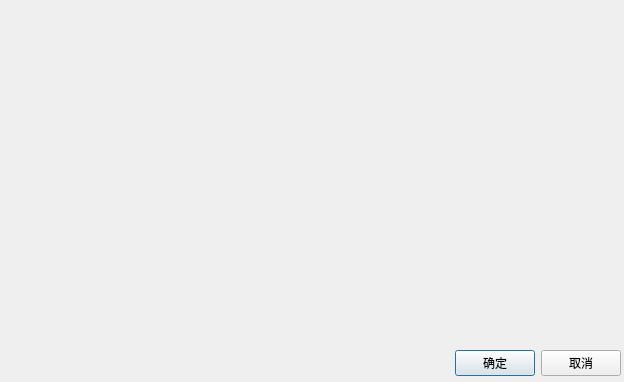
<?xml version="1.0" encoding="UTF-8"?>
<ui version="4.0">
 <class>qgsLayerQueryBaseDialog</class>
 <widget class="QDialog" name="qgsLayerQueryBaseDialog">
  <property name="geometry">
   <rect>
    <x>0</x>
    <y>0</y>
    <width>624</width>
    <height>382</height>
   </rect>
  </property>
  <property name="windowTitle">
   <string>Dialog</string>
  </property>
  <layout class="QVBoxLayout" name="verticalLayout_2">
   <property name="spacing">
    <number>3</number>
   </property>
   <property name="leftMargin">
    <number>3</number>
   </property>
   <property name="topMargin">
    <number>3</number>
   </property>
   <property name="rightMargin">
    <number>3</number>
   </property>
   <property name="bottomMargin">
    <number>3</number>
   </property>
   <item>
    <layout class="QVBoxLayout" name="verticalLayout">
     <item>
      <spacer name="verticalSpacer">
       <property name="orientation">
        <enum>Qt::Vertical</enum>
       </property>
       <property name="sizeHint" stdset="0">
        <size>
         <width>20</width>
         <height>40</height>
        </size>
       </property>
      </spacer>
     </item>
    </layout>
   </item>
   <item>
    <layout class="QHBoxLayout">
     <property name="spacing">
      <number>6</number>
     </property>
     <property name="leftMargin">
      <number>0</number>
     </property>
     <property name="topMargin">
      <number>0</number>
     </property>
     <property name="rightMargin">
      <number>0</number>
     </property>
     <property name="bottomMargin">
      <number>0</number>
     </property>
     <item>
      <spacer>
       <property name="orientation">
        <enum>Qt::Horizontal</enum>
       </property>
       <property name="sizeHint" stdset="0">
        <size>
         <width>131</width>
         <height>31</height>
        </size>
       </property>
      </spacer>
     </item>
     <item>
      <widget class="QPushButton" name="pbOk">
       <property name="text">
        <string>确定</string>
       </property>
      </widget>
     </item>
     <item>
      <widget class="QPushButton" name="pbCancel">
       <property name="text">
        <string>取消</string>
       </property>
      </widget>
     </item>
    </layout>
   </item>
  </layout>
 </widget>
 <resources/>
 <connections/>
</ui>
